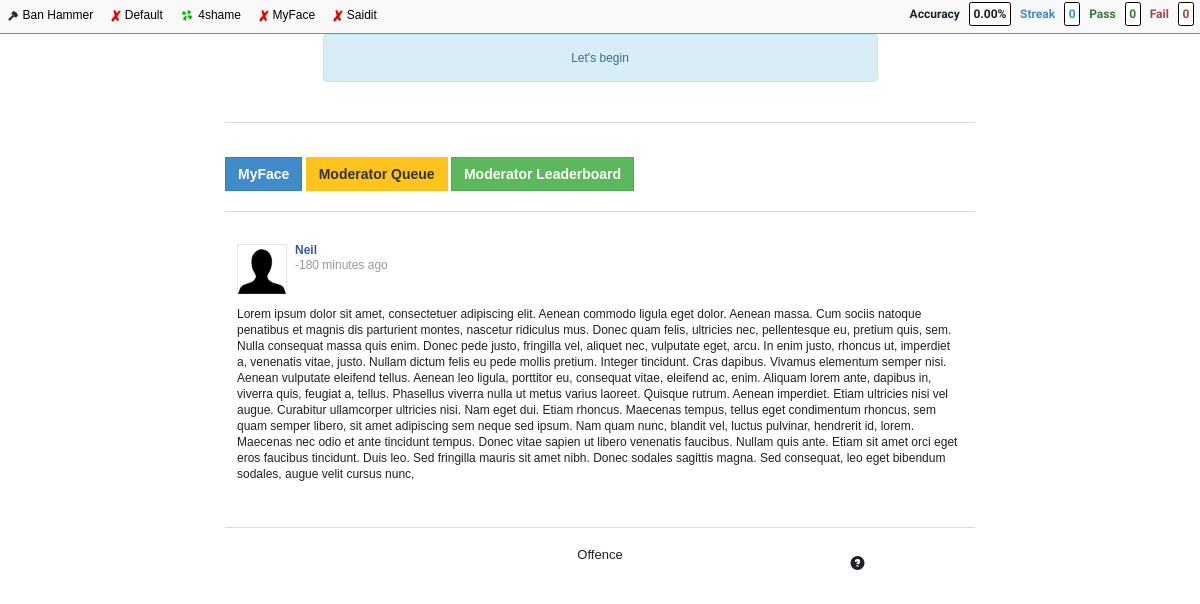
The app's page /site/myface/queue with its own data.
### tables this page shows
CREATE TABLE `site` (
  `id` int(10) UNSIGNED NOT NULL,
  `slug` varchar(100) NOT NULL,
  `name` varchar(100) NOT NULL,
  `active` int(1) UNSIGNED NOT NULL,
  `accuracy_minimum` int(10) UNSIGNED NOT NULL,
  `anonymous_flag` int(1) NOT NULL,
  `sort` int(10) UNSIGNED NOT NULL,
  `created` timestamp NOT NULL DEFAULT CURRENT_TIMESTAMP
);

CREATE TABLE `post` (
  `id` int(10) UNSIGNED NOT NULL,
  `username` varchar(100) NOT NULL,
  `ip` varchar(100) NOT NULL,
  `content` text NOT NULL,
  `image` varchar(100) NOT NULL,
  `offence_key` int(10) UNSIGNED NOT NULL,
  `real_report` int(10) UNSIGNED NOT NULL DEFAULT '0',
  `site_key` int(10) NOT NULL,
  `account_key` int(10) NOT NULL,
  `confidence` int(10) UNSIGNED NOT NULL,
  `severity_sum` int(10) UNSIGNED NOT NULL DEFAULT '0',
  `review_tally` int(10) UNSIGNED NOT NULL DEFAULT '0',
  `last_reviewed` varchar(100) NOT NULL,
  `created` timestamp NOT NULL DEFAULT CURRENT_TIMESTAMP
);

### application/controllers/Main.php (called while the page is built, shortened)
<?php
class Main extends CI_Controller {
    function __construct()
    {
        $this->load->model('main_model', '', TRUE);
        $this->load->model('user_model', '', TRUE);
        $this->data['active_sites'] = $this->main_model->get_active_sites();
        $this->data['user'] = $this->get_user_by_session();
        $this->data['real_report'] = false;
        $this->data['current_site']['name'] = 'Overall';
        $this->data['current_site']['slug'] = 'default';
        $this->data['login_reminder_point'] = 30;
        $this->data['hours_between_reviews'] = 24;
        $this->data['suggest_account_at'] = 30;
        $this->data['leaderboard_minimum'] = 30;
        if (is_dev()) {
            $this->data['leaderboard_minimum'] = 10;
        }
    }
    public function queue($slug)
    {
        $data = $this->data;
        $data['current_site'] = $this->main_model->get_current_site($slug);
        $ip = $_SERVER['REMOTE_ADDR'];
        $data['post'] = $this->main_model->get_post_for_queue($data['current_site']['id'], $ip, $this->data['hours_between_reviews']);
        if ($data['post']) {
            $data['post']['time_ago'] = get_time_ago(strtotime($data['post']['created']));
        }
        $data['offences'] = $this->main_model->get_offences_by_site($data['current_site']['id']);
        $data['actions'] = $this->main_model->get_actions();
        $data['page_title'] = $slug . ' Moderator Queue';
        $data['slug'] = $slug;
        $this->load->view('templates/header', $data);
        $this->load->view('toolbar', $data);
        $this->load->view('sites/' . $slug . '/style', $data);
        $this->load->view('queue_result', $data);
        $this->load->view('sites/' . $slug . '/queue', $data);
        $this->load->view('queue_form', $data);
        $this->load->view('templates/scripts', $data);
        $this->load->view('sites/' . $slug . '/script', $data);
        $this->load->view('templates/footer', $data);
    }
    public function get_user_by_session()
    {
        $user = $this->session->userdata('user');
        if (empty($user)) {
            $sess_array = array(
                'id' => 0,
                'username' => 'Anonymous',
                'logged_in' => false,
                'current_account' => array(
                    'id' => 0,
                    'pass' => 0,
                    'fail' => 0,
                    'streak' => 0,
                    'total' => 0,
                ),
            );
            $this->session->set_userdata('user', $sess_array);
            $user = $this->session->userdata('user');
        }
        $user['accuracy'] = accuracy_calculator($user['current_account']['pass'], $user['current_account']['fail']);
        return $user;
    }
}

### index.php (called while the page is built, shortened)
<?php
require_once BASEPATH.'core/CodeIgniter.php';

### application/models/Main_model.php (called while the page is built, shortened)
<?php
Class main_model extends CI_Model
{
    function get_active_sites()
    {
        $this->db->select('*');
        $this->db->from('site');
        $this->db->where('active', 1);
        $query = $this->db->get();
        $result = $query->result_array();
        return $result;
    }
    function get_current_site($slug)
    {
        $this->db->select('*');
        $this->db->from('site');
        $this->db->where('slug', $slug);
        $query = $this->db->get();
        $result = $query->result_array();
        return isset($result[0]) ? $result[0] : false;
    }
    function get_post_for_queue($site_key, $ip, $hours_between_reviews)
    {
        $site_key = mysqli_real_escape_string(get_mysqli(), $site_key);
        $ip = mysqli_real_escape_string(get_mysqli(), $ip);
        $raw_query = "
        SELECT `post`.id, `post`.username, `post`.content, `post`.created
        FROM `post`
        WHERE `post`.`site_key` = " . $site_key . "
        AND NOT EXISTS (
            SELECT *
            FROM `review`
            WHERE `post_key` = `post`.`id`
            AND `ip` = '" . $ip . "'
            AND `review`.`created` > timestampadd(hour, -" . $hours_between_reviews . ", now())
        )
        ORDER BY RAND()
        LIMIT 1;
        ";
        $query = $this->db->query($raw_query);
        $result = $query->result_array();
        return isset($result[0]) ? $result[0] : false;
    }
    function get_offences_by_site($site_key)
    {
        $this->db->select('*');
        $this->db->from('enforcement');
        $this->db->join('offence', 'enforcement.offence_key = offence.id', 'left');
        $this->db->where('site_key', $site_key);
        $this->db->order_by('offence.sort', 'ASC');
        $query = $this->db->get();
        $result = $query->result_array();
        return $result;
    }
    function get_actions()
    {
        $this->db->select('*');
        $this->db->from('action');
        $this->db->where('active', 1);
        $this->db->order_by('sort', 'ASC');
        $query = $this->db->get();
        $result = $query->result_array();
        return $result;
    }
}
?>

### application/config/autoload.php (called while the page is built, shortened)
<?php
function deslug($string) {
    return ucwords(str_replace('_', ' ', $string));
}
function html_clean($string)
{
    $string = htmlspecialchars($string, ENT_QUOTES, config_item('charset'), TRUE);
    $string = nl2br($string);
    return $string;
}
function accuracy_calculator($pass, $fail) {
    if (!is_whole_int($pass) || !is_whole_int($fail)) {
        $result = 0;
    }
    else if ($pass == 0) {
        $result = 0;
    }
    return sprintf('%0.2f', $result);
}
function is_whole_int($val) {
    $val = strval($val);
    $val = str_replace('-', '', $val);
    if (ctype_digit($val)) {
        if ($val === (string)0) {
            return true;
        }
        else if (ltrim($val, '0') === $val) {
            return true;
        }
    }
    return false;
}
function get_time_ago($time_stamp) {
    $time_difference = strtotime('now') - $time_stamp;
    if ($time_difference >= 60 * 60 * 24 * 365.242199) {
        return get_time_ago_string($time_stamp, 60 * 60 * 24 * 365.242199, 'year');
    }
    else if ($time_difference >= 60 * 60 * 24 * 30.4368499) {
        return get_time_ago_string($time_stamp, 60 * 60 * 24 * 30.4368499, 'month');
    }
    else if ($time_difference >= 60 * 60 * 24 * 7) {
        return get_time_ago_string($time_stamp, 60 * 60 * 24 * 7, 'week');
    }
    else if ($time_difference >= 60 * 60 * 24) {
        return get_time_ago_string($time_stamp, 60 * 60 * 24, 'day');
    }
    else if ($time_difference >= 60 * 60) {
        return get_time_ago_string($time_stamp, 60 * 60, 'hour');
    }
    else {
        return get_time_ago_string($time_stamp, 60, 'minute');
    }
}
function get_time_ago_string($time_stamp, $divisor, $time_unit) {
    $time_difference = strtotime("now") - $time_stamp;
    $time_units      = floor($time_difference / $divisor);
    settype($time_units, 'string');
    if ($time_units === '0') {
        return 'less than 1 ' . $time_unit . ' ago';
    }
    else if ($time_units === '1') {
        return '1 ' . $time_unit . ' ago';
    }
    else {
        return $time_units . ' ' . $time_unit . 's ago';
    }
}

### application/config/database.php (called while the page is built, shortened)
<?php
function get_mysqli() {$db = (array)get_instance()->db;
    return mysqli_connect('localhost', $db['username'], $db['password'], $db['database']);
}

### application/views/toolbar.php (the view, shortened to what this page needs)
<nav class="global_toolbar">
    <a class="global_link" href="<?=base_url()?>">
        <div class="global_site_parent">
            <img class="global_site_icon" src="<?=base_url()?>resources/img/favicon.ico" alt="Ban Hammer"/>
            <span class="global_site_name">Ban Hammer</span>
        </div>
    </a>
    <?php foreach ($active_sites as $site) { ?>
    <a class="global_link" href="<?=base_url()?>site/<?php echo $site['slug']; ?>/queue">
        <div class="global_site_parent">
            <img class="global_site_icon" src="<?=base_url()?>resources/sites/<?php echo $site['slug']; ?>/icon.png" alt="<?php echo $site['name']; ?>"/>
            <span class="global_site_name"><?php echo $site['name']; ?></span>
        </div>
    </a>
    <?php } ?>
    <span id="score_parent">
        <span id="accuracy_parent" class="text-default">
            <span id="accuracy_label" class="score_label">Accuracy</span>
            <span id="accuracy_value_parent" class="score_value"><span id="accuracy_value"><?php echo $user['accuracy']; ?>%</span></span>
        </span>
        <span id="streak_parent" class="text-primary">
            <span id="streak_label" class="score_label">Streak</span>
            <span id="streak_value" class="score_value"><?php echo $user['current_account']['streak']; ?></span>
        </span>
        <span id="pass_parent" class="text-success">
            <span id="pass_label" class="score_label">Pass</span>
            <span id="pass_value" class="score_value"><?php echo $user['current_account']['pass']; ?></span>
        </span>
        <span id="fail_parent" class="text-danger">
            <span id="fail_label" class="score_label">Fail</span>
            <span id="fail_value" class="score_value"><?php echo $user['current_account']['fail']; ?></span>
        </span>
    </span>
</nav>

### application/views/sites/myface/queue.php (shortened to what this page needs)
<div class="<?php echo $slug; ?>_parent container">
    <div class="row">
        <div class="col-md-8 col-md-push-2">
            <hr>
            <a class="custom_btn btn btn-primary" href="<?=base_url()?>site/<?php echo $slug; ?>">
                <strong><?php echo deslug($current_site['name']); ?></strong>
            </a>
            <a class="custom_btn btn btn-action" href="<?=base_url()?>site/<?php echo $slug; ?>/queue">
                <strong>Moderator Queue</strong>
            </a>
            <a class="custom_btn btn btn-success" href="<?=base_url()?>site/<?php echo $slug; ?>/leaderboard">
                <strong>Moderator Leaderboard</strong>
            </a>
            <hr>
            <div id="queue_post_parent" class="post_parent" <?php if (!$post) { echo 'style="display: none;"'; } ?>>
                <div class="_1dwg _1w_m _2ph_">
                   <div>
                      <div class="_5x46">
                         <div class="clearfix _5va3">
                            <a class="_5pb8 _8o _8s lfloat _ohe" href="#" aria-hidden="true" tabindex="-1" target="">
                               <div class="_38vo"><img class="_s0 _5xib _5sq7 _44ma _rw img" src="<?=base_url()?>resources/img/anon_portrait.png" alt=""></div>
                            </a>
                            <div class="clearfix _42ef">
                               <div class="_5va4">
                                  <div>
                                     <div class="_6a _5u5j">
                                        <div class="_6a _5u5j _6b">
                                           <h5 class="_5pbw _5vra" id="js_9"><span class="fwn fcg"><span class="fwb fcg"><a href="#" id="queue_post_user"><?php echo html_clean($post['username']); ?></a></span></span></h5>
                                           <div class="_5pcp _5lel">
                                              <span class="_5paw _14zs"><a class="_3e_2 _14zr" href="#"></a></span><span><span class="fsm fwn fcg"><a class="_5pcq" href="#" target=""><abbr class="_5ptz timestamp livetimestamp"><span class="timestampContent" id="queue_post_time_ago"><?php echo get_time_ago(strtotime($post['created'])); ?></span></abbr></a>
                                              </span></span>
                                           </div>
                                        </div>
                                     </div>
                                  </div>
                               </div>
                            </div>
                         </div>
                      </div>
                      <div class="_5pbx userContent">
                         <div id="id_58bc4e22e70ea2185486492" class="text_exposed_root">
                            <p><span id="queue_post_content" class="post_content embedica_this">
                                <?php echo html_clean($post['content']); ?>
                            </span></p>
                         </div>
                      </div>
                   </div>
                </div>
            </div>
            <hr>
        </div>
    </div>
</div>

### resources/style.css (style rules this page uses)
body { background-color: #f9f9f9; color: #222; }
.custom_btn { margin-top: 1em; border-radius: 0; }
.global_toolbar { background-color: #f9f9f9; height: 2.8em; border-bottom: 1px solid #888; }
.global_site_icon { height: 1em; }
.global_site_name { color: #000; }
.global_site_parent { display: inline-block; padding: 0.5em; margin: 0.1em; transition: background-color 0.5s; border-radius: 0.1em; }
#score_parent { margin-top: 0.5em; font-weight: bold; font-family: 'Play', sans-serif; float: right; }
.score_value { margin: 0.5em; padding: 0.3em; background-color: #fff; border: 1px solid #000; border-radius: 0.2em; }
#queue_post_content { transition: height 0.5s ease; }
.btn-action { background-color: hsl(44, 100%, 56%) !important; background-repeat: repeat-x; filter: progid:DXImageTransform.Microsoft.gradient(startColorstr="#ffc31e", endColorstr="#ffc31e"); background-image: -khtml-gradient(linear, left top, left bottom, from(#ffc31e), to(#ffc31e)); background-image: -moz-linear-gradient(top, #ffc31e, #ffc31e); background-image: -ms-linear-gradient(top, #ffc31e, #ffc31e); background-image: -webkit-gradient(linear, left top, left bottom, color-stop(0%, #ffc31e), color-stop(100%, #ffc31e)); background-image: -webkit-linear-gradient(top, #ffc31e, #ffc31e); background-image: -o-linear-gradient(top, #ffc31e, #ffc31e); background-image: linear-gradient(#ffc31e, #ffc31e); border-color: #ffc31e #ffc31e hsl(44, 100%, 56%); color: #333 !important; text-shadow: 0 1px 1px rgba(255, 255, 255, 0.00); -webkit-font-smoothing: antialiased; }

### resources/sites/myface/style_2.css (style rules this page uses)
body { background:#fff;color:#1d2129;direction:ltr;line-height:1.34;margin:0;padding:0;unicode-bidi:embed }
body,button,input,label,select,td,textarea { font-family:Helvetica, Arial, sans-serif;font-size:12px }
h1,h2,h3,h4,h5,h6 { color:#1d2129;font-size:13px;margin:0;padding:0 }
h4,h5,h6 { font-size:12px }
p { margin:1em 0 }
a { color:#365899;cursor:pointer;text-decoration:none }
img { border:0 }
abbr { border-bottom:none;text-decoration:none }
hr { background:#d9d9d9;border-width:0;color:#d9d9d9;height:1px }
.clearfix:after { clear:both;content:".";display:block;font-size:0;height:0;line-height:0;visibility:hidden }
.clearfix { zoom:1 }
body { overflow-y:scroll }
.lfloat { float:left }
.fsm { font-size:12px }
.fwn { font-weight:normal }
.fwb { font-weight:bold }
.fcg { color:#90949c }
._rw { height:50px;width:50px }
._s0:only-child { display:block }
._42ef { overflow:hidden }
._8o,._8o .img { display:block }
._8s { margin-right:8px }
._6a { display:inline-block }
._6b { vertical-align:middle }
._5u5j { width:100% }
._ohe { float:left }
._2ph_ { padding:12px }

### records on screen
site: slug (picture), name "Default"
site: slug+name (picture), name "4shame"
site: slug (picture), name "MyFace"
site: slug (picture), name "Saidit"
post: username "Neil", created "-180 minutes ago", content "Lorem ipsum dolor sit amet, consectetuer adipiscing elit. Aenean commodo ligula eget dolor. Aenean massa. Cum sociis natoque penatibus et magnis dis parturient montes, nascetur ridiculus mus. Donec quam felis, ultricies nec, pellentesque eu, pretium quis, sem. Nulla consequat massa quis enim. Donec pede justo, fringilla vel, aliquet nec, vulputate eget, arcu. In enim justo, rhoncus ut, imperdiet a, venenatis vitae, justo. Nullam dictum felis eu pede mollis pretium. Integer tincidunt. Cras dapibus. Vivamus elementum semper nisi. Aenean vulputate eleifend tellus. Aenean leo ligula, porttitor eu, consequat vitae, eleifend ac, enim. Aliquam lorem ante, dapibus in, viverra quis, feugiat a,…"

### other values on screen
$user['accuracy'] "0.00"
$user['current_account']['streak'] "0"
$user['current_account']['pass'] "0"
$user['current_account']['fail'] "0"
